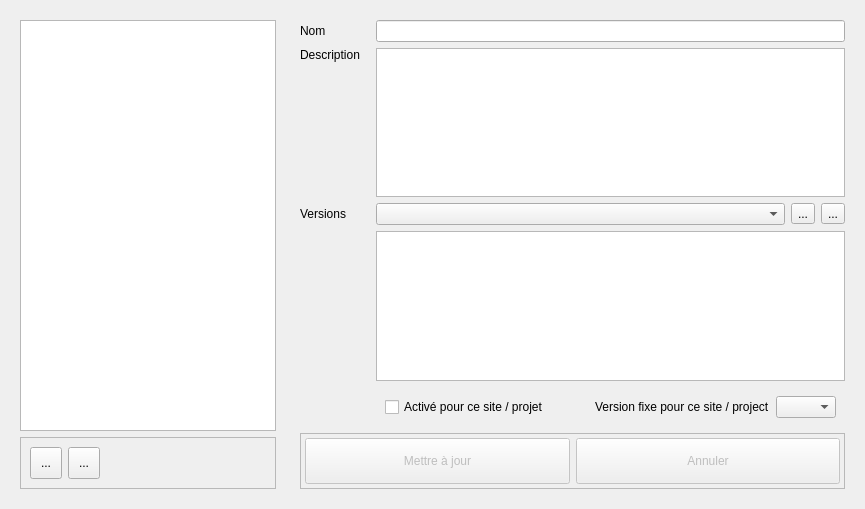
<?xml version="1.0" encoding="UTF-8"?>
<ui version="4.0">
 <class>DashboardsConfigWidget</class>
 <widget class="QWidget" name="DashboardsConfigWidget">
  <property name="geometry">
   <rect>
    <x>0</x>
    <y>0</y>
    <width>865</width>
    <height>509</height>
   </rect>
  </property>
  <property name="windowTitle">
   <string>Dashboards Config</string>
  </property>
  <layout class="QVBoxLayout" name="verticalLayout">
   <item>
    <layout class="QHBoxLayout" name="horizontalLayout">
     <item alignment="Qt::AlignLeft">
      <widget class="QFrame" name="frameDashboards">
       <property name="sizePolicy">
        <sizepolicy hsizetype="Maximum" vsizetype="Preferred">
         <horstretch>0</horstretch>
         <verstretch>0</verstretch>
        </sizepolicy>
       </property>
       <layout class="QVBoxLayout" name="verticalLayout_2">
        <item>
         <widget class="QListWidget" name="lstDashboards">
          <property name="iconSize">
           <size>
            <width>24</width>
            <height>24</height>
           </size>
          </property>
         </widget>
        </item>
        <item>
         <widget class="QFrame" name="frameDashboardButtons">
          <property name="frameShape">
           <enum>QFrame::StyledPanel</enum>
          </property>
          <property name="frameShadow">
           <enum>QFrame::Raised</enum>
          </property>
          <layout class="QHBoxLayout" name="horizontalLayout_4">
           <item>
            <widget class="QToolButton" name="btnNewDashboard">
             <property name="minimumSize">
              <size>
               <width>32</width>
               <height>32</height>
              </size>
             </property>
             <property name="cursor">
              <cursorShape>PointingHandCursor</cursorShape>
             </property>
             <property name="text">
              <string>...</string>
             </property>
             <property name="icon">
              <iconset resource="../../../resources/TeraClient.qrc">
               <normaloff>:/icons/new.png</normaloff>:/icons/new.png</iconset>
             </property>
             <property name="iconSize">
              <size>
               <width>24</width>
               <height>24</height>
              </size>
             </property>
            </widget>
           </item>
           <item>
            <widget class="QToolButton" name="btnDeleteDashboard">
             <property name="minimumSize">
              <size>
               <width>32</width>
               <height>32</height>
              </size>
             </property>
             <property name="cursor">
              <cursorShape>PointingHandCursor</cursorShape>
             </property>
             <property name="text">
              <string>...</string>
             </property>
             <property name="icon">
              <iconset resource="../../../resources/TeraClient.qrc">
               <normaloff>:/icons/delete_old.png</normaloff>:/icons/delete_old.png</iconset>
             </property>
             <property name="iconSize">
              <size>
               <width>24</width>
               <height>24</height>
              </size>
             </property>
            </widget>
           </item>
           <item>
            <spacer name="horizontalSpacer">
             <property name="orientation">
              <enum>Qt::Horizontal</enum>
             </property>
             <property name="sizeHint" stdset="0">
              <size>
               <width>40</width>
               <height>20</height>
              </size>
             </property>
            </spacer>
           </item>
          </layout>
         </widget>
        </item>
       </layout>
      </widget>
     </item>
     <item>
      <widget class="QFrame" name="frameEditor">
       <property name="sizePolicy">
        <sizepolicy hsizetype="MinimumExpanding" vsizetype="Preferred">
         <horstretch>0</horstretch>
         <verstretch>0</verstretch>
        </sizepolicy>
       </property>
       <layout class="QVBoxLayout" name="verticalLayout_3">
        <item>
         <layout class="QGridLayout" name="gridLayout">
          <item row="0" column="1">
           <widget class="QLineEdit" name="txtName"/>
          </item>
          <item row="1" column="0">
           <widget class="QLabel" name="lblDescription">
            <property name="minimumSize">
             <size>
              <width>70</width>
              <height>0</height>
             </size>
            </property>
            <property name="text">
             <string>Description</string>
            </property>
            <property name="alignment">
             <set>Qt::AlignLeading|Qt::AlignLeft|Qt::AlignTop</set>
            </property>
           </widget>
          </item>
          <item row="0" column="0">
           <widget class="QLabel" name="lblName">
            <property name="text">
             <string>Nom</string>
            </property>
           </widget>
          </item>
          <item row="2" column="0">
           <widget class="QLabel" name="lblVersions">
            <property name="sizePolicy">
             <sizepolicy hsizetype="Maximum" vsizetype="Preferred">
              <horstretch>0</horstretch>
              <verstretch>0</verstretch>
             </sizepolicy>
            </property>
            <property name="text">
             <string>Versions</string>
            </property>
           </widget>
          </item>
          <item row="1" column="1">
           <widget class="QTextEdit" name="txtDescription">
            <property name="sizePolicy">
             <sizepolicy hsizetype="Expanding" vsizetype="Maximum">
              <horstretch>0</horstretch>
              <verstretch>0</verstretch>
             </sizepolicy>
            </property>
           </widget>
          </item>
          <item row="2" column="1">
           <layout class="QHBoxLayout" name="horizontalLayout_2">
            <item>
             <widget class="QComboBox" name="cmbVersion"/>
            </item>
            <item>
             <widget class="QToolButton" name="btnNewVersion">
              <property name="cursor">
               <cursorShape>PointingHandCursor</cursorShape>
              </property>
              <property name="text">
               <string>...</string>
              </property>
              <property name="icon">
               <iconset resource="../../../resources/TeraClient.qrc">
                <normaloff>:/icons/new.png</normaloff>:/icons/new.png</iconset>
              </property>
              <property name="iconSize">
               <size>
                <width>24</width>
                <height>24</height>
               </size>
              </property>
             </widget>
            </item>
            <item>
             <widget class="QToolButton" name="btnDeleteVersion">
              <property name="cursor">
               <cursorShape>PointingHandCursor</cursorShape>
              </property>
              <property name="text">
               <string>...</string>
              </property>
              <property name="icon">
               <iconset resource="../../../resources/TeraClient.qrc">
                <normaloff>:/icons/delete_old.png</normaloff>:/icons/delete_old.png</iconset>
              </property>
              <property name="iconSize">
               <size>
                <width>24</width>
                <height>24</height>
               </size>
              </property>
             </widget>
            </item>
           </layout>
          </item>
          <item row="3" column="1">
           <widget class="QTextEdit" name="txtDefinition"/>
          </item>
          <item row="4" column="1">
           <widget class="QFrame" name="frameSpecific">
            <layout class="QHBoxLayout" name="horizontalLayout_6">
             <item>
              <widget class="QCheckBox" name="chkEnabled">
               <property name="text">
                <string>Activé pour ce site / projet</string>
               </property>
              </widget>
             </item>
             <item>
              <widget class="QLabel" name="lblFixedVersoin">
               <property name="sizePolicy">
                <sizepolicy hsizetype="Maximum" vsizetype="Preferred">
                 <horstretch>0</horstretch>
                 <verstretch>0</verstretch>
                </sizepolicy>
               </property>
               <property name="text">
                <string>Version fixe pour ce site / project</string>
               </property>
              </widget>
             </item>
             <item>
              <widget class="QComboBox" name="cmbFixedVersion">
               <property name="maximumSize">
                <size>
                 <width>60</width>
                 <height>16777215</height>
                </size>
               </property>
              </widget>
             </item>
            </layout>
           </widget>
          </item>
         </layout>
        </item>
        <item>
         <widget class="QFrame" name="frameButtons">
          <property name="enabled">
           <bool>true</bool>
          </property>
          <property name="frameShape">
           <enum>QFrame::StyledPanel</enum>
          </property>
          <property name="frameShadow">
           <enum>QFrame::Raised</enum>
          </property>
          <layout class="QHBoxLayout" name="horizontalLayout_3">
           <property name="leftMargin">
            <number>4</number>
           </property>
           <property name="topMargin">
            <number>4</number>
           </property>
           <property name="rightMargin">
            <number>4</number>
           </property>
           <property name="bottomMargin">
            <number>4</number>
           </property>
           <item>
            <widget class="QPushButton" name="btnSave">
             <property name="enabled">
              <bool>false</bool>
             </property>
             <property name="minimumSize">
              <size>
               <width>0</width>
               <height>46</height>
              </size>
             </property>
             <property name="cursor">
              <cursorShape>PointingHandCursor</cursorShape>
             </property>
             <property name="text">
              <string>Mettre à jour</string>
             </property>
             <property name="icon">
              <iconset resource="../../../resources/TeraClient.qrc">
               <normaloff>:/icons/save.png</normaloff>:/icons/save.png</iconset>
             </property>
             <property name="iconSize">
              <size>
               <width>24</width>
               <height>24</height>
              </size>
             </property>
            </widget>
           </item>
           <item>
            <widget class="QPushButton" name="btnCancel">
             <property name="enabled">
              <bool>false</bool>
             </property>
             <property name="minimumSize">
              <size>
               <width>0</width>
               <height>46</height>
              </size>
             </property>
             <property name="cursor">
              <cursorShape>PointingHandCursor</cursorShape>
             </property>
             <property name="text">
              <string>Annuler</string>
             </property>
             <property name="icon">
              <iconset resource="../../../resources/TeraClient.qrc">
               <normaloff>:/icons/undo.png</normaloff>:/icons/undo.png</iconset>
             </property>
             <property name="iconSize">
              <size>
               <width>24</width>
               <height>24</height>
              </size>
             </property>
            </widget>
           </item>
          </layout>
         </widget>
        </item>
       </layout>
      </widget>
     </item>
    </layout>
   </item>
  </layout>
 </widget>
 <resources>
  <include location="../../../resources/TeraClient.qrc"/>
 </resources>
 <connections/>
</ui>
